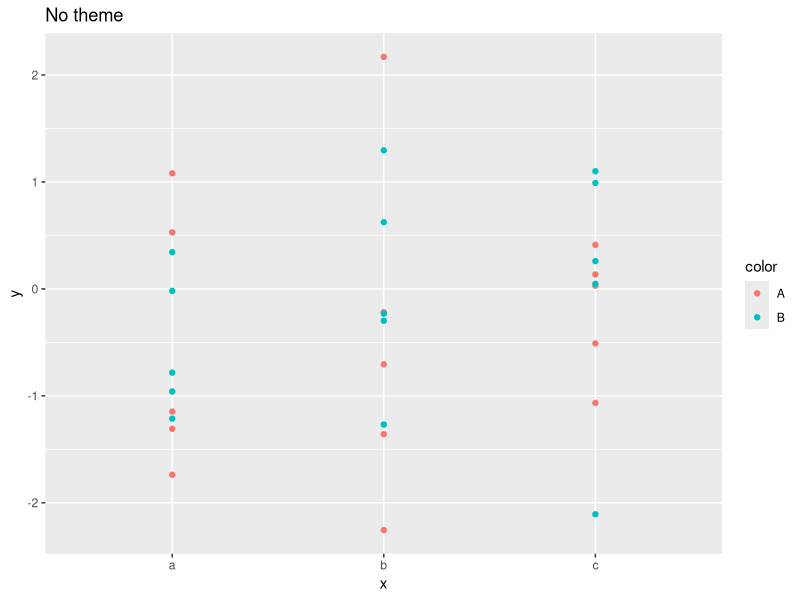
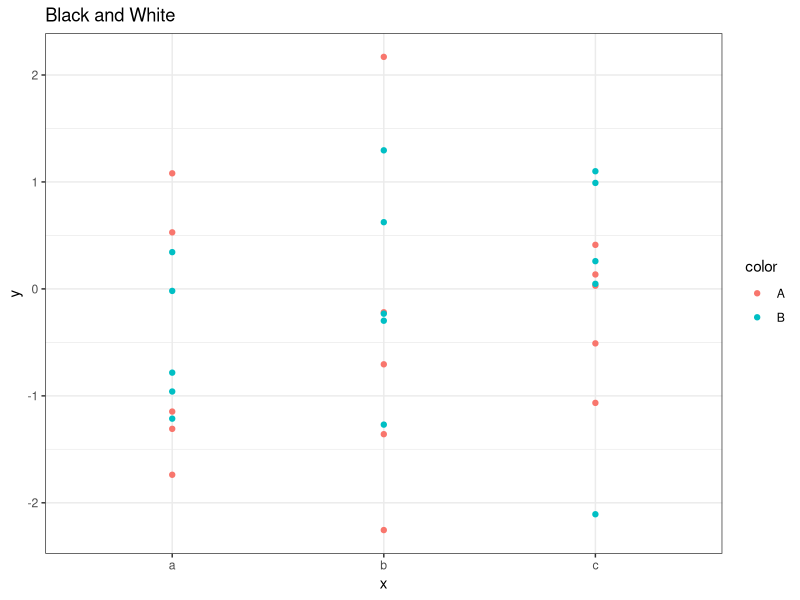
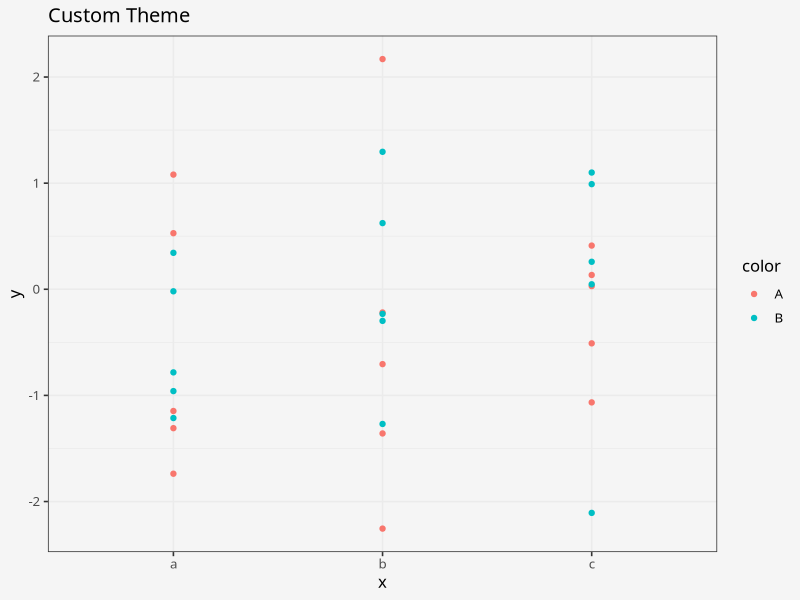

Write the R code that produced these figures, in order.
## ---- chunk 1
library(ggplot2)
theme_bw
## ---- chunk 2
theme_joey <- function () { 
    theme_bw(base_size = 12, base_family = "Avenir")
}
## ---- chunk 3
theme_joey <- function () { 
    theme_bw(base_size=12, base_family="Avenir") %+replace% 
        theme(
            # change stuff here
        )
}
## ---- chunk 4
theme_joey <- function () { 
    theme_bw(base_size=12, base_family="Avenir") %+replace% 
        theme(
            panel.background  = element_blank(),
            plot.background = element_rect(fill = "gray96", color = NA), 
            legend.background = element_rect(fill = "transparent", color = NA),
            legend.key = element_rect(fill = "transparent", color = NA)
        )
}
## ---- chunk 5
# Sample data
df <- data.frame(x = factor(rep(letters[1:3], each = 10)), y = rnorm(30), color=(rep(c("A", "B"), each=5)))
plot <- ggplot(df, aes(x = x, y = y, color=color)) + geom_point()

plot + ggtitle("No theme")
## ---- chunk 6
plot + ggtitle("Black and White") + theme_bw()
## ---- chunk 7
plot + ggtitle("Custom Theme") + theme_joey()
